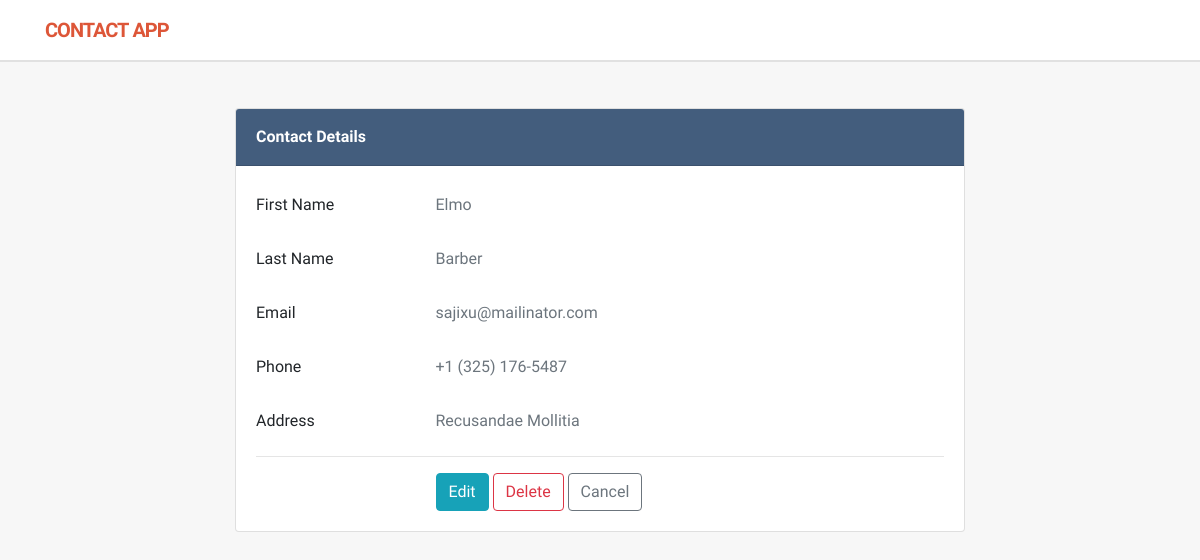
The app's page /show-contact/4, older data.
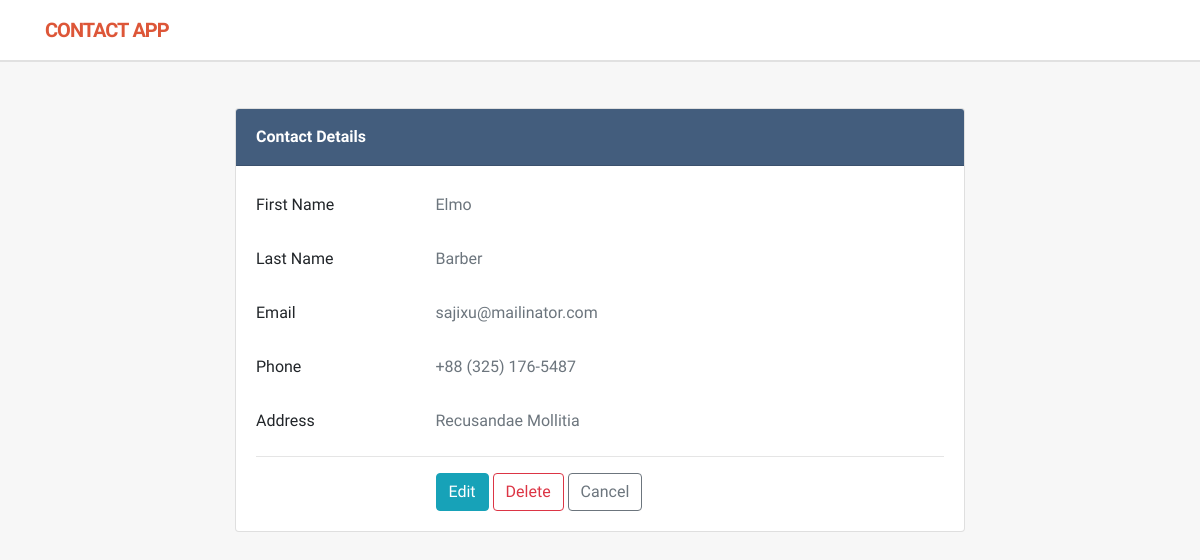
The same page, newer data.
### contactapp/models.py (models this page shows, shortened)
class Contact(models.Model):
    first_name = models.CharField(max_length=50)
    last_name = models.CharField(max_length=50)
    email = models.EmailField(unique=True)
    phone = models.CharField(max_length=15)
    address = models.CharField(max_length=120)
    class Meta:
        ordering = ['id'] #Ascending

### contactapp/views.py (the view)
# urls.py: path('show-contact/<int:id>',views.show_contact, name='show-contact'),
def show_contact(request,id):
    contact = get_object_or_404(Contact,pk=id)
    return render(request,'view_contact.html',{'contact':contact})

### templates/view_contact.html (shortened to what this page needs)
{% load static %}
<!DOCTYPE html>
<html lang="en">
<head>
  <link href="https://cdnjs.cloudflare.com/ajax/libs/font-awesome/4.7.0/css/font-awesome.min.css" rel="stylesheet">
  <link href="{% static 'css/bootstrap.min.css' %}" rel="stylesheet">
  <link href="{% static 'css/custom.css' %}" rel="stylesheet">
</head>
<body>
  <nav class="navbar navbar-expand-lg navbar-light">
    <div class="container">
      <a class="navbar-brand text-uppercase" href="{% url 'home' %}">
        <strong>Contact</strong> App
      </a>
    </div>
  </nav>
  <main class="py-5">
    <div class="container">
      <div class="row justify-content-md-center">
        <div class="col-md-8">
          <div class="card">
            <div class="card-header card-title">
              <strong>Contact Details</strong>
            </div>
            <div class="card-body">
              <div class="row">
                <div class="col-md-12">
                  <div class="form-group row">
                    <label for="first_name" class="col-md-3 col-form-label">First Name</label>
                    <div class="col-md-9">
                      <p class="form-control-plaintext text-muted">{{ contact.first_name }}</p>
                    </div>
                  </div>
                  <div class="form-group row">
                    <label for="last_name" class="col-md-3 col-form-label">Last Name</label>
                    <div class="col-md-9">
                      <p class="form-control-plaintext text-muted">{{ contact.last_name }}</p>
                    </div>
                  </div>
                  <div class="form-group row">
                    <label for="email" class="col-md-3 col-form-label">Email</label>
                    <div class="col-md-9">
                      <p class="form-control-plaintext text-muted">{{ contact.email }}</p>
                    </div>
                  </div>
                  <div class="form-group row">
                    <label for="phone" class="col-md-3 col-form-label">Phone</label>
                    <div class="col-md-9">
                      <p class="form-control-plaintext text-muted">{{ contact.phone }}</p>
                    </div>
                  </div>
                  <div class="form-group row">
                    <label for="name" class="col-md-3 col-form-label">Address</label>
                    <div class="col-md-9">
                      <p class="form-control-plaintext text-muted">{{ contact.address }}</p>
                    </div>
                  </div>
                  <hr>
                  <div class="form-group row mb-0">
                    <div class="col-md-9 offset-md-3">
                      <a href="{% url 'edit-contact' contact.id %}" class="btn btn-info">Edit</a>
                      <a href="#" class="btn btn-outline-danger">Delete</a>
                      <a href="{% url 'home' %}" class="btn btn-outline-secondary">Cancel</a>
                    </div>
                  </div>
                </div>
              </div>
            </div>
          </div>
        </div>
      </div>
    </div>
  </main>
</body>
</html>

Row changes from the older to the newer data that the page shows:
changed Contact "Elmo": phone "+1 (325) 176-5487" → "+88 (325) 176-5487"
